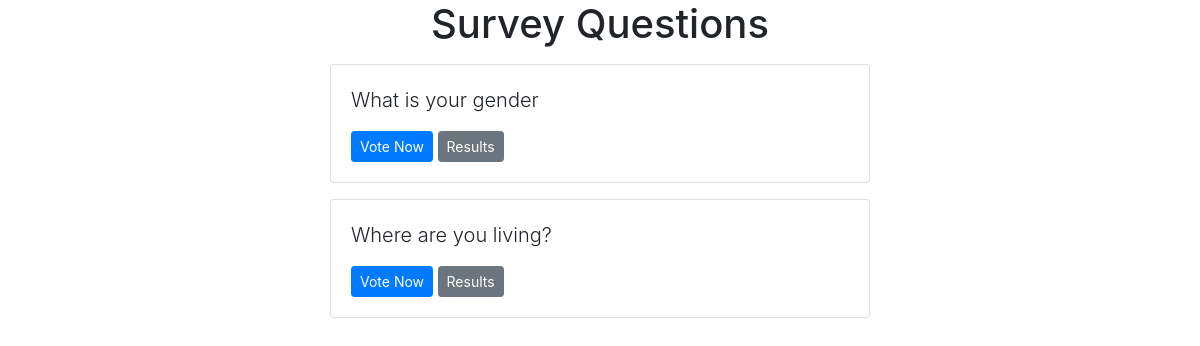
Page /datasurvey/ on the earlier database version.
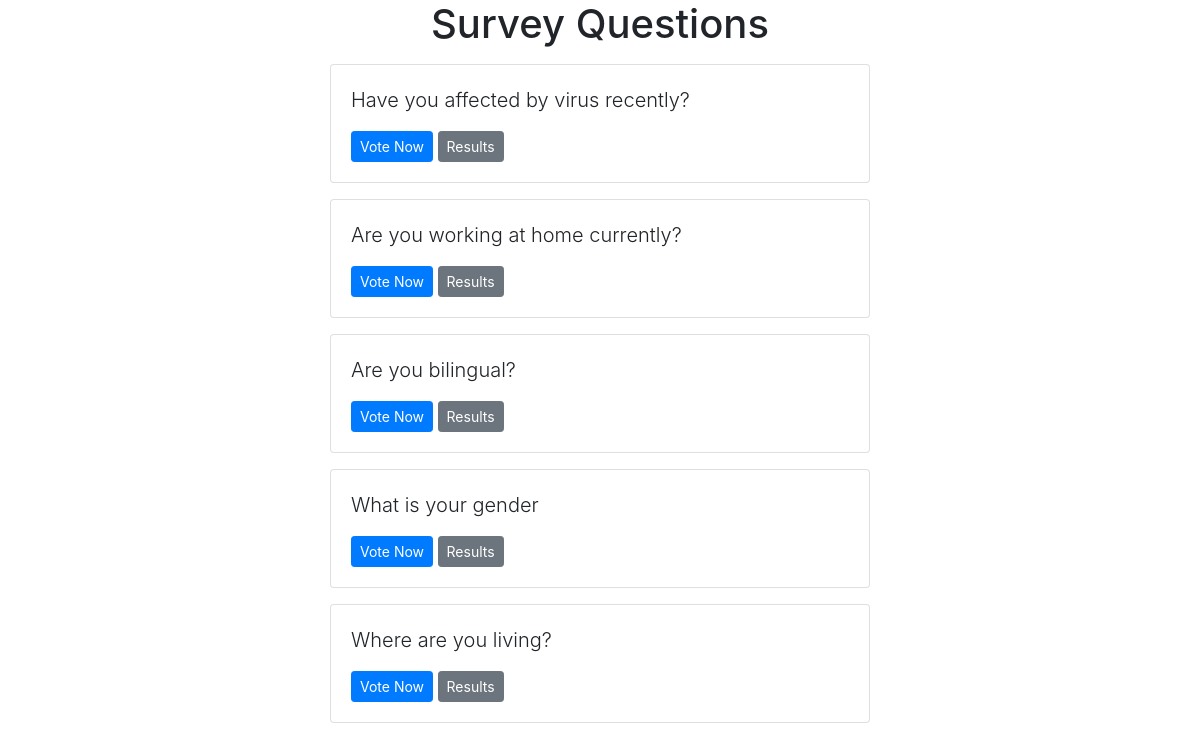
Same page on the later database version.
### datasurvey/models.py (models this page shows, shortened)
class Question(models.Model):
    question_text = models.CharField(max_length=200)
    pub_date=models.DateTimeField('date published')

### datasurvey/views.py (the view)
# urls.py: path('', views.IndexView.as_view(), name='index'),
class IndexView(generic.ListView):
    template_name = 'datasurvey/index.html'
    context_object_name = "latest_question_list"
    def get_queryset(self):
        return Question.objects.order_by("-pub_date")[:5]

### templates/datasurvey/index.html
{% extends 'base.html' %}
{% block content %}
  <h1 class="text-center mb-3">Survey Questions</h1>
  {% if latest_question_list %}
    {% for question in latest_question_list %}
      <div class="card mb-3">
        <div class="card-body">
          <p class="lead">{{ question.question_text }}</p>
          <a href="{% url 'datasurvey:detail' question.id %}" class="btn btn-primary btn-sm">Vote Now</a>
          <a href="{% url 'datasurvey:results' question.id %}" class="btn btn-secondary btn-sm">Results</a>
        </div>
      </div>
    {% endfor %}
  {% else %}
    <p>No surveys available</p>
  {% endif %}
{% endblock %}

### templates/base.html (shortened to what this page needs)
<!DOCTYPE html>
<html lang="en">
  <head>
    <link
      rel="stylesheet"
      href="https://stackpath.bootstrapcdn.com/bootstrap/4.3.1/css/bootstrap.min.css"
    />
  </head>
  <body>
    <div class="container">
      <div class="row">
        <div class="col-md-6 m-auto">
          {% block content %}{% endblock %}
        </div>
      </div>
    </div>
  </body>
</html>

Differences in the rows shown:
added Question: question_text "Have you affected by virus recently?"
added Question: question_text "Are you working at home currently?"
added Question: question_text "Are you bilingual?"
